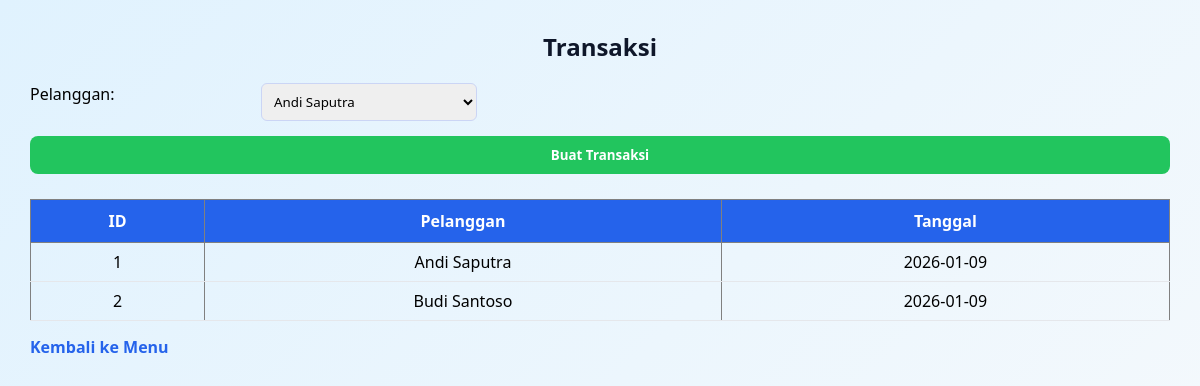
Page /transaksi.php on the committed database.
### tables this page shows
CREATE TABLE transaksi (
    id_transaksi INT AUTO_INCREMENT PRIMARY KEY,
    id_pelanggan INT NOT NULL,
    tanggal DATE NOT NULL,
    CONSTRAINT fk_pelanggan
        FOREIGN KEY (id_pelanggan)
        REFERENCES pelanggan(id_pelanggan)
        ON DELETE CASCADE
        ON UPDATE CASCADE
);

CREATE TABLE pelanggan (
    id_pelanggan INT AUTO_INCREMENT PRIMARY KEY,
    nama_pelanggan VARCHAR(100) NOT NULL,
    alamat TEXT NOT NULL,
    no_hp VARCHAR(15) NOT NULL
);

### transaksi.php (the view, shortened to what this page needs)
<?php include 'koneksi.php'; ?>
<link rel="stylesheet" href="style.css">
<h2>Transaksi</h2>
<form method="post">
    Pelanggan:
    <select name="pelanggan">
        <?php
        $p = mysqli_query($conn, "SELECT * FROM pelanggan");
        while ($d = mysqli_fetch_assoc($p)) {
            echo "<option value='$d[id_pelanggan]'>$d[nama_pelanggan]</option>";
        }
        ?>
    </select>
    <button name="simpan">Buat Transaksi</button>
</form>
<table border="1">
<tr>
    <th>ID</th><th>Pelanggan</th><th>Tanggal</th>
</tr>
<?php
$q = mysqli_query($conn,
"SELECT transaksi.*, pelanggan.nama_pelanggan
 FROM transaksi
 JOIN pelanggan ON transaksi.id_pelanggan = pelanggan.id_pelanggan");
while ($d = mysqli_fetch_assoc($q)) {
?>
<tr>
    <td><?= $d['id_transaksi']; ?></td>
    <td><?= $d['nama_pelanggan']; ?></td>
    <td><?= $d['tanggal']; ?></td>
</tr>
<?php } ?>
</table>
<a href="index.php">Kembali ke Menu</a>

### style.css (style rules this page uses)
* { margin: 0; padding: 0; box-sizing: border-box; font-family: 'Segoe UI', Tahoma, sans-serif; }
h2 { text-align: center; margin-bottom: 20px; color: #0f172a; }
form { display: grid; grid-template-columns: repeat(auto-fit, minmax(200px, 1fr)); gap: 15px; margin-bottom: 25px; }
form input, form select { padding: 8px; border-radius: 6px; border: 1px solid #cbd5f5; }
form button { grid-column: 1 / -1; padding: 10px; background: #22c55e; color: white; border: none; border-radius: 8px; font-weight: bold; cursor: pointer; }
table { width: 100%; border-collapse: collapse; }
table th { background: #2563eb; color: white; padding: 10px; }
table td { padding: 8px; border-bottom: 1px solid #e5e7eb; text-align: center; }
a { display: inline-block; margin-top: 15px; color: #2563eb; text-decoration: none; font-weight: 600; }

### rows in the picture
transaksi: id_transaksi "1", id_pelanggan.nama_pelanggan "Andi Saputra", tanggal "2026-01-09"
transaksi: id_transaksi "2", id_pelanggan.nama_pelanggan "Budi Santoso", tanggal "2026-01-09"

### other values in the picture
form field pelanggan "Andi Saputra"
